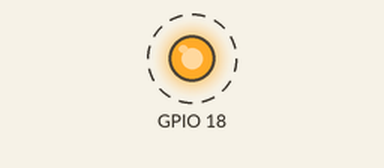
This program was run on a simulated Raspberry Pi (BCM pin numbers). Shown: output pins drawn as LEDs (lit = HIGH). Dashed ring = blinking. What the program prints to the terminal is not drawn.

Above: at 0.2 s.
Timing chart, 0 to 3.0 s (numbered marks = the images above):
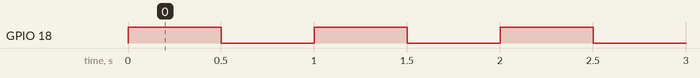

Measured:
- by itself, GPIO 18: alternates HIGH for 0.50 s and LOW for 0.50 s

The program:

LED-Blink.py
```python
import RPi.GPIO as GPIO
import time

GPIO.setmode(GPIO.BCM)
GPIO.setup(18,GPIO.OUT)

try:
    while True:
        print ("LED ON")
        GPIO.output(18,GPIO.HIGH)
        time.sleep(0.5)

        print ("LED OFF")
        GPIO.output(18,GPIO.LOW)
        time.sleep(0.5)
finally:
    GPIO.cleanup()
```
